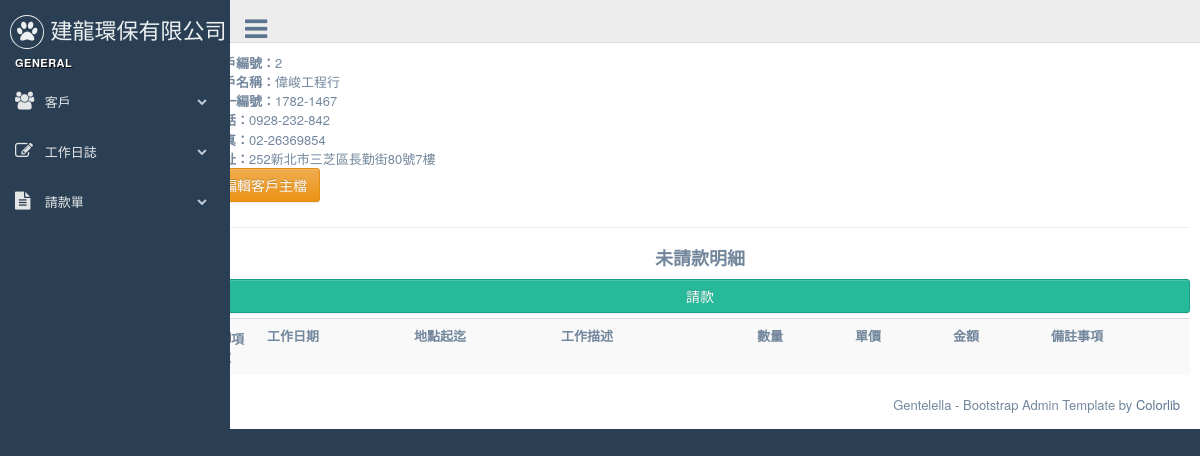
Page /customers/2/ on the committed database.
### customers/models.py (models this page shows, shortened)
class Customer(models.Model):
    title = models.CharField(max_length=36, null=False, blank=False, verbose_name='客戶名稱')
    unikey = models.CharField(  max_length=12,null=True, blank=True, verbose_name='統一編號' )
    address = models.CharField( max_length=100, null=True, blank=True, verbose_name='地址')
    phone = models.CharField(max_length=20, null=True, blank=True, verbose_name='電話')
    faxno = models.CharField(max_length=20, null=True, blank=True, verbose_name='傳真')
    invalid = models.BooleanField(default=False, verbose_name='停用')
    create_at = models.DateTimeField(auto_now_add=True, auto_now =False)
    modify = models.DateTimeField(auto_now_add=False, auto_now =True)

### customers/views.py (the view)
# urls.py: url(r'^(?P<pk>\d+)/$', CustomerDetail.as_view( template_name ='customers/customer_detail.html'), name="customer_detail"  ),
class CustomerDetail(DetailView):
    model = Customer

### dailywork/models.py (called while the page is built)
	def norequest(self):
		return self.filter(payrequest=False , is_freecharge=False , invalid= False  )

	def get_queryset(self):
		return DailylogQueryset(self.model, using=self.db)

### templates/customers/customer_detail.html (shortened to what this page needs)
{% extends "base.html" %}
{% block content %}
<strong>客戶編號：</strong>{{ object.id }}<br>
<strong>客戶名稱：</strong>{{ object.title }}<br>
<strong>統一編號：</strong>{{ object.unikey }}<br>
<strong>電話：</strong>{{ object.phone }}<br>
<strong>傳真：</strong>{{ object.faxno }}<br>
<strong>地址：</strong>{{ object.address }}<br>
<a href="{{ instance.get_absolute_url }}edit" class="btn btn-warning" role="button">編輯客戶主檔</a>
<hr>
    <div align="center"  >
      <h2><strong>未請款明細</strong></h2>
    </div>
<form id="createform" action="" method="POST" onsubmit="return CreateOnSubmit({{ bill.id }})" >{% csrf_token %}
    <div >
      <button type="submit"  class="btn btn-success form-control">請款</button>
    </div>
  <table class="table table-striped" >
    <tr>
      <th width="5%"><input type="checkbox" value="核取方塊" id="CheckAll" />項次</th>
      <th width="15%">工作日期</th>
      <th width="15%">地點起迄</th>
      <th width="20%">工作描述</th>
      <th width="10%">數量</th>
      <th width="10%">單價</th>
      <th width="10%">金額</th>
      <th >備註事項</th>
    </tr>
  </table>
</form>
{% endblock content %}

### rows in the picture
Customer: id "2", title "偉峻工程行", unikey "1782-1467", phone "0928-232-842", faxno "02-26369854", address "252新北市三芝區長勤街80號7樓"
